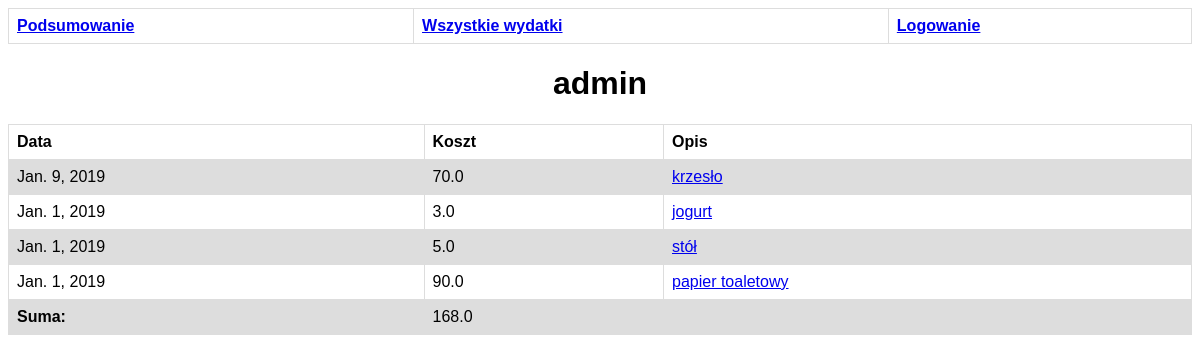
Screenshot of /user/admin/ with the database file from the repository.
### rozliczenie/models.py (models this page shows, shortened)
class Expense(models.Model):
    description = models.CharField(max_length=200)
    price = models.FloatField()
    pub_date = models.DateField()
    user_id = models.ForeignKey(User, on_delete=models.CASCADE)

### rozliczenie/views.py (the view)
# urls.py: path('user/<str:user_id>/', views.user_detail, name='user_detail'),
def user_detail(request, user_id):
    user = get_object_or_404(User, username=user_id)
    expense_list = Expense.objects.filter(user_id=user.id)
    total = sum(expense.price for expense in expense_list)
    return render(request, 'user.html', {'user_': user ,'expense_list': expense_list, 'total': total})

### rozliczenie/templates/user.html
{% extends 'base.html' %}
{% load static %}
{% block content %}
<h1>{{user_.username}}</h1>
{% if expense_list %}
    <table>
        <tr>
            <th>Data</th>
            <th>Koszt</th>
            <th>Opis</th>
        </tr>
        {% for expense in expense_list %}
        <tr>
            <td>{{expense.pub_date}}</td>
            <td>{{expense.price}}</td>
            <td><a href="{% url 'expense_detail' expense.id %}">{{expense.description}}</a></td>
        </tr>
        {% endfor %}
        <tr>
            <td><b>Suma:</b></td>
            <td>{{total}}</td>
            <td></td>
        </tr>
    </table>
{% else %}
<h2>Nie znaleziono wydatków dla danego użytkownika</h2>
{% endif %}
{% endblock %}

### rozliczenie/static/style.css (style rules this page uses)
table { font-family: arial, sans-serif; border-collapse: collapse; width: 100%; }
td, th { border: 1px solid #dddddd; text-align: left; padding: 8px; }
tr:nth-child(even) { background-color: #dddddd; }
h1 { text-align: center; font-family: arial; }

### rows the page displays
Expense: pub_date "Jan. 9, 2019", price "70.0", description "krzesło"
Expense: pub_date "Jan. 1, 2019", price "3.0", description "jogurt"
Expense: pub_date "Jan. 1, 2019", price "5.0", description "stół"
Expense: pub_date "Jan. 1, 2019", price "90.0", description "papier toaletowy"

### other values shown
{{ user_.username }} "admin"
{{ total }} "168.0"
